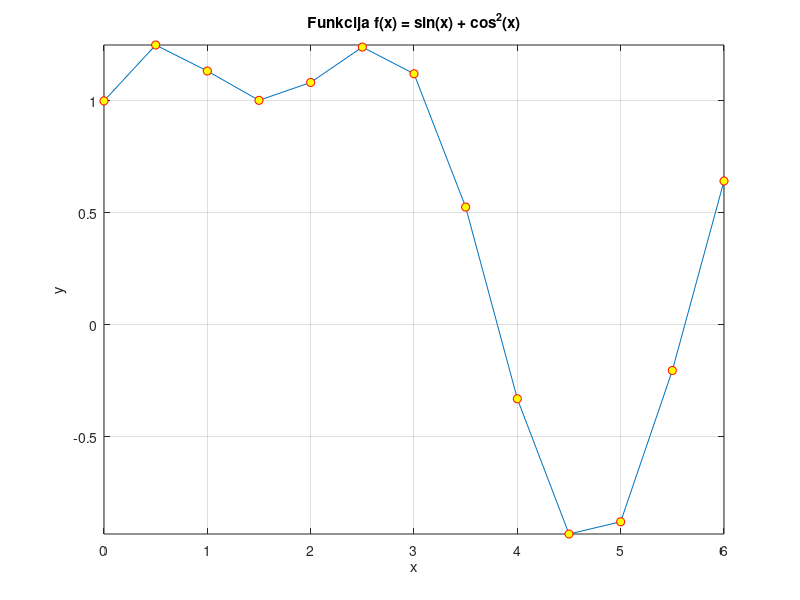
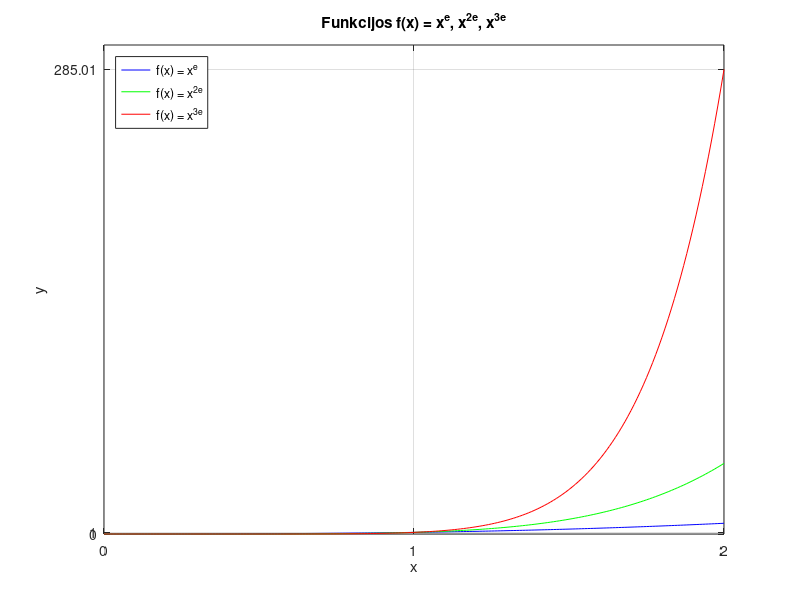
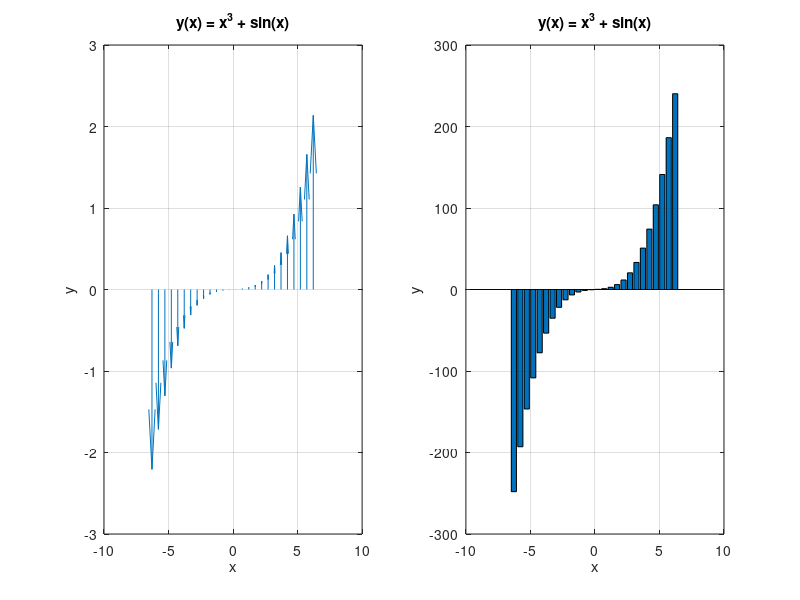
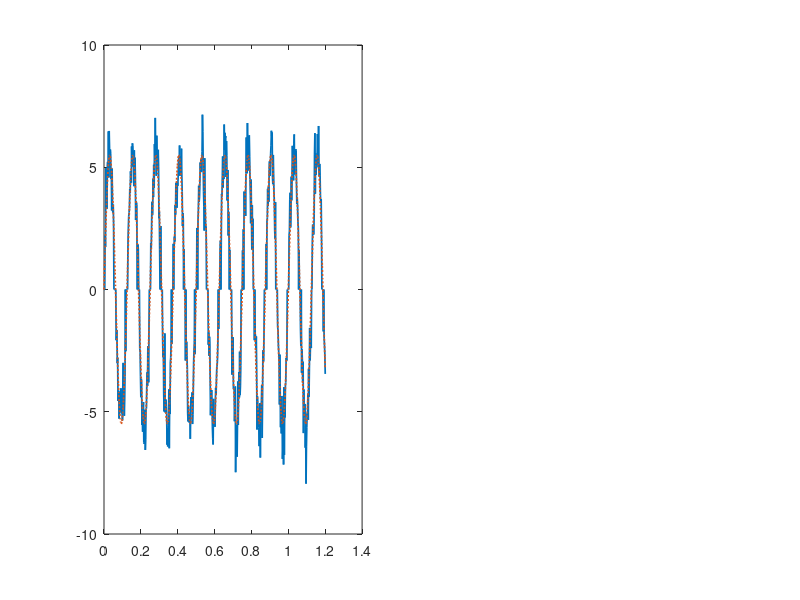

Recreate these plots in MATLAB, in order. (Note: this script raises an error after producing the figures.)
% Dominykas Kerulis, EF-25/2, 2026-09-25
close all
clear all
clc

%==================
% a)
x1 = 0:0.5:2*pi;
y1 = sin(x1) + cos(x1).^2;

figure(1);
plot(x1, y1, 'o-', 'MarkerEdgeColor', 'r', 'MarkerFaceColor', 'y');
xlabel('x');
ylabel('y');
title('Funkcija f(x) = sin(x) + cos^2(x)');
xlim([min(x1) max(x1)]);
ylim([min(y1) max(y1)]);
grid on;

% b)
x2 = 0:0.01:2;
y2_1 = x2.^exp(1);
y2_2 = x2.^(2*exp(1));
y2_3 = x2.^(3*exp(1));

figure(2);
plot(x2, y2_1, 'b', x2, y2_2, 'g', x2, y2_3, 'r');
xlabel('x');
ylabel('y');
title('Funkcijos f(x) = x^{e}, x^{2e}, x^{3e}');
legend('f(x) = x^e', 'f(x) = x^{2e}', 'f(x) = x^{3e}', 'Location', 'northwest');
set(gca, 'XTick', [0 1 2]);
set(gca, 'YTick', [0 1 max(y2_3)]);
grid on;


%==============

figure(3);
x = -2*pi:0.5:2*pi;
y = x.^3 + sin(x);
 
subplot(1,2,1);
quiver(x, zeros(size(x)), zeros(size(x)), y);
title('y(x) = x^3 + sin(x)');
xlabel('x');
ylabel('y');
grid on;
 
subplot(1,2,2);
bar(x, y);
title('y(x) = x^3 + sin(x)');
xlabel('x');
ylabel('y');
grid on;



%==============


A = 5.5;
f = 8;
sigma = 0.8;
U1 = 3.5;
U2 = 1.5;
t = 0 : 0.002 : 1.2;

s_svarus = A * sin(2 * pi * f * t);
n = sigma * randn(size(t));
s = s_svarus + n;                 

s_atrinktas = s(s > U1);          
s_filtruotas = s;
s_filtruotas(abs(s_filtruotas) < U2) = 0;

dydis_s = length(s);
dydis_s_atrinktas = length(s_atrinktas);
max_filtruotas = max(s_filtruotas);
min_filtruotas = min(s_filtruotas);


figure(4);
subplot(1, 2, 1);
plot(t, s_filtruotas, '-', 'LineWidth', 1.25);
hold on;
plot(t, s_svarus, ':', 'LineWidth', 1.25);
yline(U1, '-c', 'LineWidth', 1.25);
yline(U2, '--m', 'LineWidth', 1.25);
yline(-U2, '--m', 'LineWidth', 1.25);
hold off;
grid on;
xlim([t(1), t(end)]);
ylim([min(s) - 1, max(s) + 1]);
xlabel('Laikas t, s');
ylabel('Itampa U, V');
title('Pradinis ir filtruotas signalai', 'Color', 'b', 'FontSize', 13, 'FontWeight', 'bold');
legend('Pradinis signalas', 'Filtruotas signalas', ['U_1 = ', num2str(U1), ' V'], ['U_2 = ', num2str(U2), ' V'], ['-U_2 = ', num2str(-U2), ' V'], 'Location', 'southwest');


subplot(1, 2, 2);
n_idx = 1 : length(s_atrinktas);
stem(n_idx, s_atrinktas, 'filled', 'LineWidth', 1.25);
hold on;

lok_max = islocalmax(s_atrinktas);
lok_min = islocalmin(s_atrinktas);

plot(n_idx(lok_max), s_atrinktas(lok_max), 'd', 'MarkerFaceColor', 'b', 'MarkerEdgeColor', 'b', 'MarkerSize', 11);
plot(n_idx(lok_min), s_atrinktas(lok_min), 'o', 'MarkerFaceColor', 'r', 'MarkerEdgeColor', 'r', 'MarkerSize', 7);
hold off;
grid on;
xlim([1, length(s_atrinktas)]);
ylim([U1 - 0.5, max(s_atrinktas) + 0.5]);
xlabel('Atskaitos numeris n');
ylabel('Itampa U, V');
title('Reiksmes, virsijancios U_1 riba', 'Color', 'b', 'FontSize', 13, 'FontWeight', 'bold');
legend('Atrinktos reiksmes', 'Maksimumai', 'Minimumai', 'Location', 'southwest');
